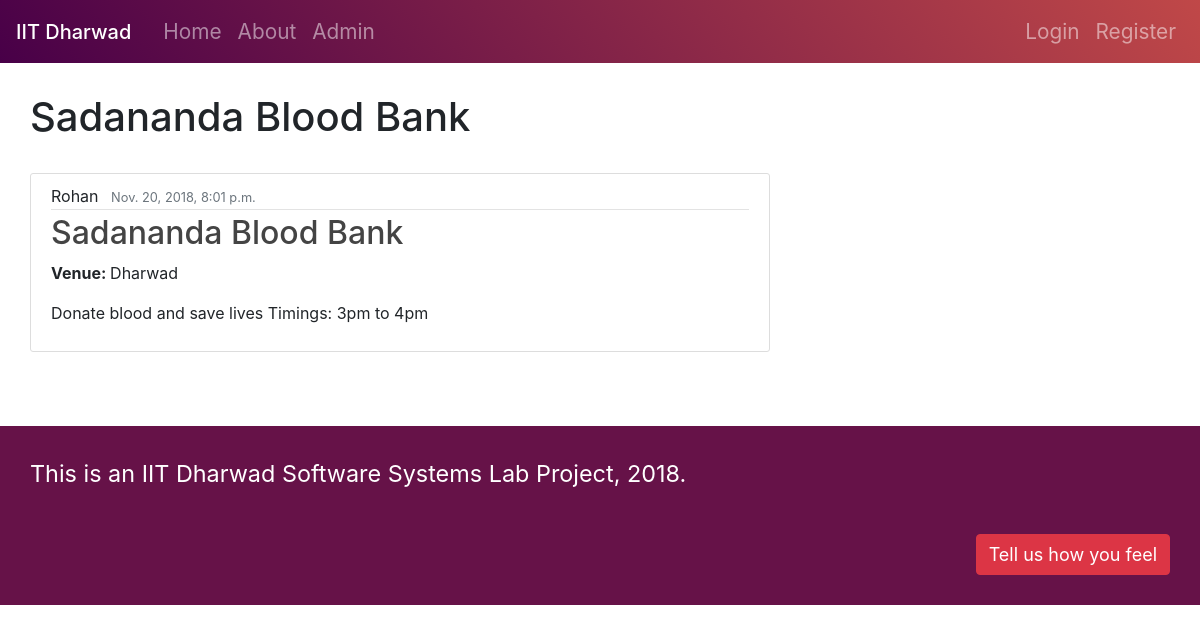
/post/1, run on the app's committed database.
### blog/models.py (models this page shows, shortened)
class Post(models.Model):
	title = models.CharField(max_length = 100)
	content = models.TextField()
	date_posted = models.DateTimeField(default = timezone.now)
	event_date = models.DateTimeField(default = timezone.now)
	author = models.ForeignKey(User, on_delete = models.CASCADE)
	venue = models.CharField(default = 'Dharwad', max_length = 50)

### blog/views.py (the view)
# urls.py: path('post/<int:pk>', PostDetailView.as_view(), name='post-detail'),
class PostDetailView(DetailView):
	model = Post

### blog/templates/blog/post_detail.html (shortened to what this page needs)
{% extends "blog/base.html" %}
{% load crispy_forms_tags %}
{% block content %}
	<div id="home-mid">
		<h1>{{ object.title }}</h1>
		<br>
		<article class="media content-section">
		  <div class="media-body">
		    <div class="article-metadata">
		      <a class="mr-2" >{{ object.author }}</a>
		      <small class="text-muted">{{ object.date_posted }}</small>
		    </div>
		    <h2 class="article-title">{{ object.title }}</h2>
		    <p class="article-content"><strong>Venue: </strong>{{ object.venue }}</p>
			<p>{{object.content}}</p>
		  </div>
		</article>
		<br>
	</div>
{% endblock content %}

### blog/templates/blog/post_detail.html (style rules this page uses)
#home-mid { padding: 30px; max-width: 800px; }
.content-section { background: #ffffff; padding: 10px 20px; border: 1px solid #dddddd; border-radius: 3px; margin-bottom: 20px; }
.article-title { color: #444444; }
.article-content { white-space: pre-line; }
.article-metadata { padding-bottom: 1px; margin-bottom: 4px; border-bottom: 1px solid #e3e3e3 }

### data on the page
Post: title "Sadananda Blood Bank", author "Rohan", date_posted "Nov. 20, 2018, 8:01 p.m.", venue "Dharwad", content "Donate blood and save lives Timings: 3pm to 4pm"
